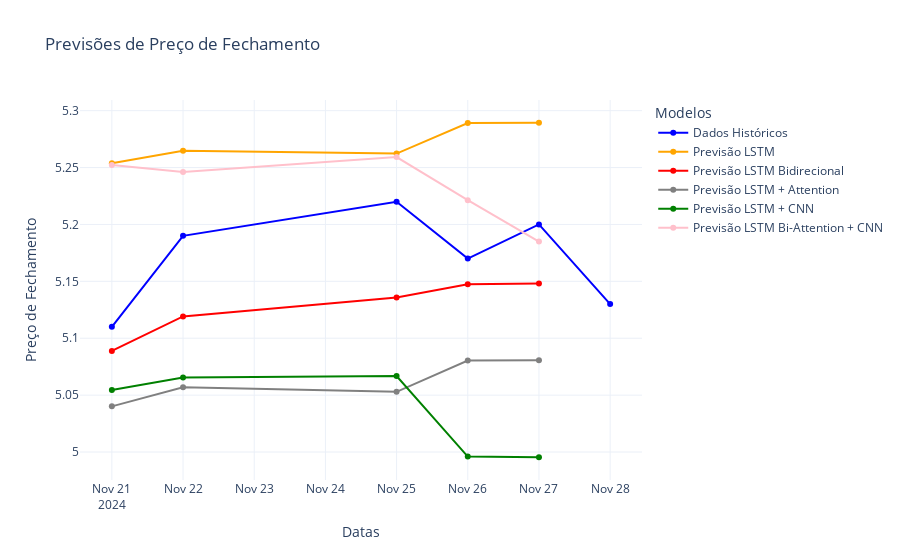

Write notebook code for a chart like this one.
### Code cell
import plotly.graph_objects as go

data = {
    'df_acao_test_model': [
        {'Date': '2024-11-21', 'close_acao': 5.110000133514404},
        {'Date': '2024-11-22', 'close_acao': 5.190000057220459},
        {'Date': '2024-11-25', 'close_acao': 5.21999979019165},
        {'Date': '2024-11-26', 'close_acao': 5.170000076293945},
        {'Date': '2024-11-27', 'close_acao': 5.199999809265137},
        {'Date': '2024-11-28', 'close_acao': 5.130000114440918}
    ],
    'date_predict': ['2024-11-21', '2024-11-22', '2024-11-25', '2024-11-26', '2024-11-27'],
    'predict_sample_lstm': [5.2537069959272165, 5.264688588487188, 5.262257691854784, 5.289070754079574, 5.289379155648134],
    'predict_lstm_bidirecional': [5.088874301638454, 5.119208305414147, 5.135722258954927, 5.1474337163126185, 5.14820216677117],
    'predict_lstm_attention': [5.0401267098212506, 5.056832031216671, 5.052904663495609, 5.080409430434428, 5.080752587469546],
    'predict_lstm_cnn': [5.054553207482839, 5.065512670031452, 5.066775073692269, 4.996003297364836, 4.995404510326707],
    'predict_lstm_bi_atten_cnn': [5.252298051870667, 5.246177259562173, 5.259210701380495, 5.221314333658909, 5.184980827060058]
}

# Convertendo o JSON em DataFrames
df_acao_test_model = pd.DataFrame(data['df_acao_test_model'])
df_acao_test_model['Date'] = pd.to_datetime(df_acao_test_model['Date'])

date_predict = pd.to_datetime(data['date_predict'])

# Criando o gráfico interativo
fig = go.Figure()

# Adicionando os dados históricos
fig.add_trace(go.Scatter(
    x=df_acao_test_model['Date'],
    y=df_acao_test_model['close_acao'],
    mode='lines+markers',
    name='Dados Históricos',
    line=dict(color='blue')
))

# Adicionando previsões
fig.add_trace(go.Scatter(
    x=date_predict,
    y=data['predict_sample_lstm'],
    mode='lines+markers',
    name='Previsão LSTM',
    line=dict(color='orange')
))

fig.add_trace(go.Scatter(
    x=date_predict,
    y=data['predict_lstm_bidirecional'],
    mode='lines+markers',
    name='Previsão LSTM Bidirecional',
    line=dict(color='red')
))

fig.add_trace(go.Scatter(
    x=date_predict,
    y=data['predict_lstm_attention'],
    mode='lines+markers',
    name='Previsão LSTM + Attention',
    line=dict(color='gray')
))

fig.add_trace(go.Scatter(
    x=date_predict,
    y=data['predict_lstm_cnn'],
    mode='lines+markers',
    name='Previsão LSTM + CNN',
    line=dict(color='green')
))

fig.add_trace(go.Scatter(
    x=date_predict,
    y=data['predict_lstm_bi_atten_cnn'],
    mode='lines+markers',
    name='Previsão LSTM Bi-Attention + CNN',
    line=dict(color='pink')
))

# Customizando o layout
fig.update_layout(
    title='Previsões de Preço de Fechamento',
    xaxis_title='Datas',
    yaxis_title='Preço de Fechamento',
    legend_title='Modelos',
    template='plotly_white'
)

# Exibindo o gráfico
fig.show()

### Figure 1 — Plotly figure (JSON) as saved in the notebook; plotly's stock layout.template omitted (floating-point values rounded to 4 significant figures)
{"data": [{"line": {"color": "blue"}, "mode": "lines+markers", "name": "Dados Históricos", "type": "scatter", "x": ["2024-11-21T00:00:00", "2024-11-22T00:00:00", "2024-11-25T00:00:00", "2024-11-26T00:00:00", "2024-11-27T00:00:00", "2024-11-28T00:00:00"], "y": [5.11, 5.19, 5.22, 5.17, 5.2, 5.13]}, {"line": {"color": "orange"}, "mode": "lines+markers", "name": "Previsão LSTM", "type": "scatter", "x": ["2024-11-21T00:00:00", "2024-11-22T00:00:00", "2024-11-25T00:00:00", "2024-11-26T00:00:00", "2024-11-27T00:00:00"], "y": [5.254, 5.265, 5.262, 5.289, 5.289]}, {"line": {"color": "red"}, "mode": "lines+markers", "name": "Previsão LSTM Bidirecional", "type": "scatter", "x": ["2024-11-21T00:00:00", "2024-11-22T00:00:00", "2024-11-25T00:00:00", "2024-11-26T00:00:00", "2024-11-27T00:00:00"], "y": [5.089, 5.119, 5.136, 5.147, 5.148]}, {"line": {"color": "gray"}, "mode": "lines+markers", "name": "Previsão LSTM + Attention", "type": "scatter", "x": ["2024-11-21T00:00:00", "2024-11-22T00:00:00", "2024-11-25T00:00:00", "2024-11-26T00:00:00", "2024-11-27T00:00:00"], "y": [5.04, 5.057, 5.053, 5.08, 5.081]}, {"line": {"color": "green"}, "mode": "lines+markers", "name": "Previsão LSTM + CNN", "type": "scatter", "x": ["2024-11-21T00:00:00", "2024-11-22T00:00:00", "2024-11-25T00:00:00", "2024-11-26T00:00:00", "2024-11-27T00:00:00"], "y": [5.055, 5.066, 5.067, 4.996, 4.995]}, {"line": {"color": "pink"}, "mode": "lines+markers", "name": "Previsão LSTM Bi-Attention + CNN", "type": "scatter", "x": ["2024-11-21T00:00:00", "2024-11-22T00:00:00", "2024-11-25T00:00:00", "2024-11-26T00:00:00", "2024-11-27T00:00:00"], "y": [5.252, 5.246, 5.259, 5.221, 5.185]}], "layout": {"legend": {"title": {"text": "Modelos"}}, "title": {"text": "Previsões de Preço de Fechamento"}, "xaxis": {"title": {"text": "Datas"}}, "yaxis": {"title": {"text": "Preço de Fechamento"}}}}
